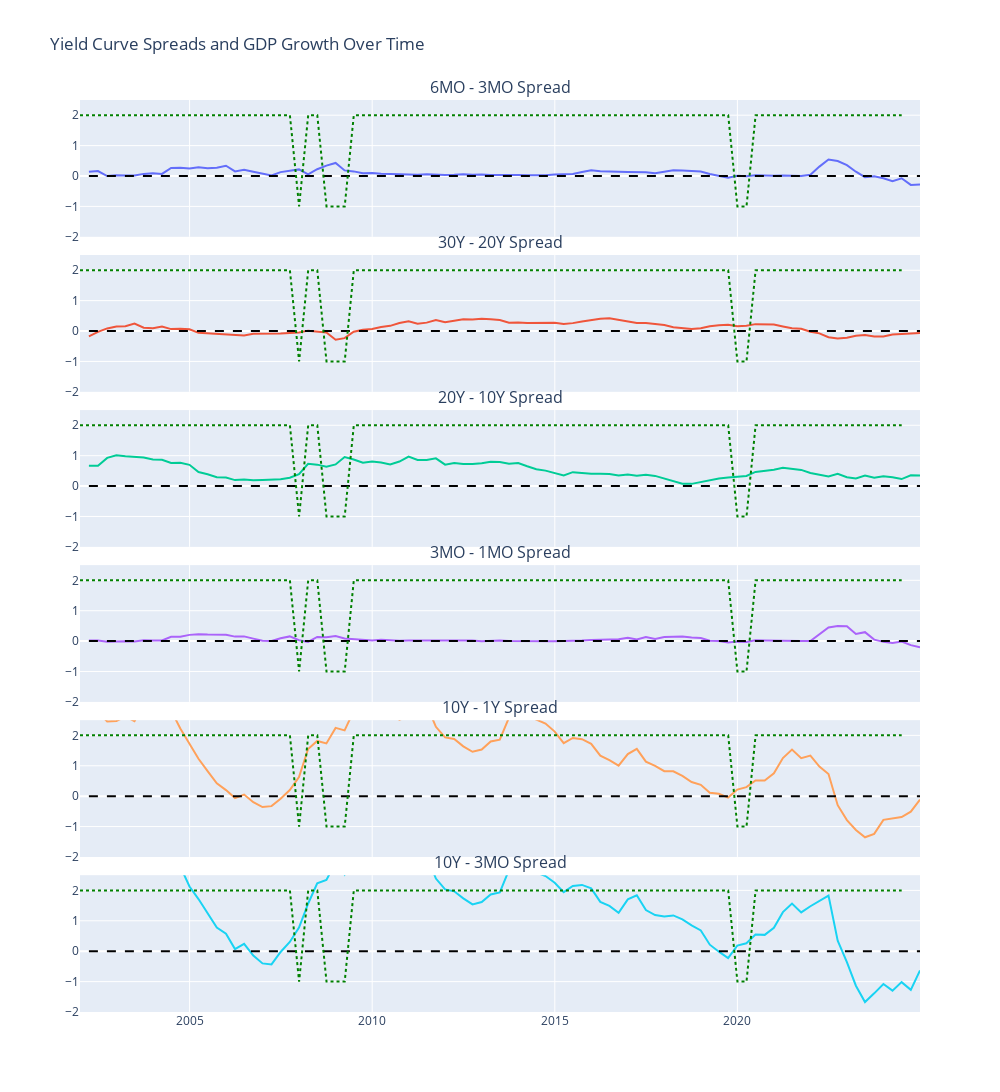

Write notebook code for a chart like this one.
### Markdown cell above
With the code above, we are beginning to calculate the various yield spreads as well as indicating the data to be negative or postive growth. We are looking at various examples of potential spreads. 

From further anaylsis into the topic, longer treasury yield spreads are determined by the market which means traders are buying/selling treasury bonds causing an effect on the the yield.

### Code cell
# Create subplots: 5 rows, 1 column
fig_spreads = make_subplots(
    rows=6, cols=1, 
    shared_xaxes=True,  
    vertical_spacing=0.02,  
    subplot_titles=[
        "6MO - 3MO Spread", 
        "30Y - 20Y Spread", 
        "20Y - 10Y Spread", 
        "3MO - 1MO Spread", 
        "10Y - 1Y Spread",
        "10Y - 3MO Spread"
    ]
)

fig_spreads.add_trace(
    go.Scatter(x=full_data['DATE'], y=full_data['Yield_Curve_6MO_3MO'], mode='lines', name='6MO - 3MO Spread'),
    row = 1, col = 1
)

fig_spreads.add_trace(
    go.Scatter(x=full_data['DATE'], y=full_data['Yield_Curve_30Y_20Y'], mode='lines', name='30Y - 20Y Spread'),
    row=2, col=1
)

fig_spreads.add_trace(
    go.Scatter(x=full_data['DATE'], y=full_data['Yield_Curve_20Y_10Y'], mode='lines', name='20Y - 10Y Spread'),
    row=3, col=1
)

fig_spreads.add_trace(
    go.Scatter(x=full_data['DATE'], y=full_data['Yield_Curve_3MO_1MO'], mode='lines', name='3MO - 1MO Spread'),
    row=4, col=1
)

fig_spreads.add_trace(
    go.Scatter(x=full_data['DATE'], y=full_data['Yield_Curve_10Y_1Y'], mode='lines', name='10Y-1Y Spread'),
    row=5, col=1
)

fig_spreads.add_trace(
    go.Scatter(x=full_data['DATE'], y=full_data['Yield_Curve_10Y_3MO'], mode='lines', name='10Y-3MO Spread'),
    row=6,col=1
)

for i in range(1, 7):  
    fig_spreads.add_trace(
        go.Scatter(x=full_data['DATE'], y=[0] * len(full_data), mode='lines', name='Zero Line', line=dict(dash='dash', color='black')),
        row=i, col=1)
    fig_spreads.add_trace(
        go.Scatter(x=gdp_data['DATE'], y=gdp_data['GDP_growth'], mode='lines', line=dict(color='green', dash='dot')),
        row=i, col=1)
    fig_spreads.update_yaxes(
        range=[-2,2.5],  
        row=i, col=1)


fig_spreads.update_layout(
    title="Yield Curve Spreads and GDP Growth Over Time",
    height=2000, 
    width=1000,   
    showlegend=False  
)

fig_spreads.show()
